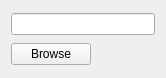
<?xml version="1.0" encoding="UTF-8"?>
<ui version="4.0">
 <class>FileWidget</class>
 <widget class="QWidget" name="FileWidget">
  <property name="geometry">
   <rect>
    <x>0</x>
    <y>0</y>
    <width>166</width>
    <height>78</height>
   </rect>
  </property>
  <property name="sizePolicy">
   <sizepolicy hsizetype="Preferred" vsizetype="Fixed">
    <horstretch>0</horstretch>
    <verstretch>0</verstretch>
   </sizepolicy>
  </property>
  <property name="windowTitle">
   <string notr="true"/>
  </property>
  <layout class="QVBoxLayout" name="verticalLayout">
   <item>
    <widget class="QLineEdit" name="path">
     <property name="accessibleName">
      <string>Log file path.</string>
     </property>
     <property name="accessibleDescription">
      <string>Path to the log file.</string>
     </property>
    </widget>
   </item>
   <item>
    <widget class="QPushButton" name="pushButton">
     <property name="sizePolicy">
      <sizepolicy hsizetype="Fixed" vsizetype="Fixed">
       <horstretch>0</horstretch>
       <verstretch>0</verstretch>
      </sizepolicy>
     </property>
     <property name="accessibleName">
      <string>Browse.</string>
     </property>
     <property name="accessibleDescription">
      <string>Open a file picker to select the log file.</string>
     </property>
     <property name="text">
      <string>Browse</string>
     </property>
    </widget>
   </item>
  </layout>
 </widget>
 <resources/>
 <connections>
  <connection>
   <sender>pushButton</sender>
   <signal>clicked()</signal>
   <receiver>FileWidget</receiver>
   <slot>open_file_dialog()</slot>
   <hints>
    <hint type="sourcelabel">
     <x>293</x>
     <y>22</y>
    </hint>
    <hint type="destinationlabel">
     <x>172</x>
     <y>22</y>
    </hint>
   </hints>
  </connection>
  <connection>
   <sender>path</sender>
   <signal>editingFinished()</signal>
   <receiver>FileWidget</receiver>
   <slot>handle_edited_path()</slot>
   <hints>
    <hint type="sourcelabel">
     <x>126</x>
     <y>22</y>
    </hint>
    <hint type="destinationlabel">
     <x>172</x>
     <y>22</y>
    </hint>
   </hints>
  </connection>
 </connections>
 <slots>
  <slot>open_file_dialog()</slot>
  <slot>handle_edited_path()</slot>
 </slots>
</ui>
